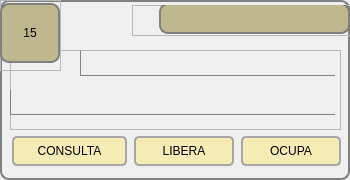
        <widget class="QGroupBox" name="groupBox_16">
         <property name="minimumSize">
          <size>
           <width>350</width>
           <height>180</height>
          </size>
         </property>
         <property name="maximumSize">
          <size>
           <width>350</width>
           <height>180</height>
          </size>
         </property>
         <property name="styleSheet">
          <string notr="true">QPushButton{
	border: 2px solid;
    border-radius: 5px;
	border-color: rgb(166, 166, 166);
	font: 11pt &quot;Arial&quot;; 
	background-color: rgb(245, 235, 181);		
}

QPushButton::hover{
    border: 1px solid gray;
    border-radius: 6px;
	font: Bold 11pt &quot;Arial&quot;; 
	background-color:rgb(191, 183, 141);		
}

QGroupBox{
    background-color: qlineargradient(x1: 0, y1: 0, x2: 0, y2: 1,
                                      stop: 0 #E0E0E0, stop: 1 #FFFFFF);
    border: 2px solid gray;
    border-radius: 9px;
    margin-top: 1ex; /* leave space at the top for the title */
}</string>
         </property>
         <property name="title">
          <string/>
         </property>
         <widget class="QWidget" name="layoutWidget_16">
          <property name="geometry">
           <rect>
            <x>11</x>
            <y>135</y>
            <width>331</width>
            <height>32</height>
           </rect>
          </property>
          <layout class="QHBoxLayout" name="horizontalLayout_17">
           <item>
            <widget class="QPushButton" name="btn_consulta_15">
             <property name="minimumSize">
              <size>
               <width>115</width>
               <height>30</height>
              </size>
             </property>
             <property name="maximumSize">
              <size>
               <width>105</width>
               <height>30</height>
              </size>
             </property>
             <property name="text">
              <string>CONSULTA</string>
             </property>
            </widget>
           </item>
           <item>
            <widget class="QPushButton" name="btn_libera_15">
             <property name="minimumSize">
              <size>
               <width>100</width>
               <height>30</height>
              </size>
             </property>
             <property name="maximumSize">
              <size>
               <width>100</width>
               <height>30</height>
              </size>
             </property>
             <property name="text">
              <string>LIBERA</string>
             </property>
            </widget>
           </item>
           <item>
            <widget class="QPushButton" name="btn_ocupa_15">
             <property name="minimumSize">
              <size>
               <width>100</width>
               <height>30</height>
              </size>
             </property>
             <property name="maximumSize">
              <size>
               <width>100</width>
               <height>30</height>
              </size>
             </property>
             <property name="text">
              <string>OCUPA</string>
             </property>
            </widget>
           </item>
          </layout>
         </widget>
         <widget class="QFrame" name="frame_45">
          <property name="geometry">
           <rect>
            <x>10</x>
            <y>50</y>
            <width>331</width>
            <height>80</height>
           </rect>
          </property>
          <property name="styleSheet">
           <string notr="true">QLabel{
	border: 1px solid;
	border-right-color: transparent;
	border-top-color: transparent;
	border-left-color: gray;
	border-bottom-color: gray;
	font: Bold Italic 12pt &quot;Courier&quot;;

}
</string>
          </property>
          <property name="frameShape">
           <enum>QFrame::StyledPanel</enum>
          </property>
          <property name="frameShadow">
           <enum>QFrame::Raised</enum>
          </property>
          <widget class="QLabel" name="lbl_referencia_15">
           <property name="geometry">
            <rect>
             <x>0</x>
             <y>40</y>
             <width>325</width>
             <height>25</height>
            </rect>
           </property>
           <property name="text">
            <string/>
           </property>
          </widget>
          <widget class="QLabel" name="lbl_ocupa_libera_15">
           <property name="geometry">
            <rect>
             <x>70</x>
             <y>1</y>
             <width>255</width>
             <height>25</height>
            </rect>
           </property>
           <property name="text">
            <string/>
           </property>
          </widget>
         </widget>
         <widget class="QFrame" name="frame_46">
          <property name="geometry">
           <rect>
            <x>132</x>
            <y>5</y>
            <width>221</width>
            <height>31</height>
           </rect>
          </property>
          <property name="styleSheet">
           <string notr="true">QLabel{
    border: 2px solid gray;
    border-radius: 9px;
	font: Bold 15pt &quot;Arial&quot;; 
	background-color: rgb(191, 183, 141);	
}
</string>
          </property>
          <property name="frameShape">
           <enum>QFrame::StyledPanel</enum>
          </property>
          <property name="frameShadow">
           <enum>QFrame::Raised</enum>
          </property>
          <widget class="QLabel" name="lbl_estado_15">
           <property name="geometry">
            <rect>
             <x>27</x>
             <y>-2</y>
             <width>191</width>
             <height>31</height>
            </rect>
           </property>
           <property name="text">
            <string/>
           </property>
           <property name="alignment">
            <set>Qt::AlignCenter</set>
           </property>
          </widget>
         </widget>
         <widget class="QFrame" name="frame_47">
          <property name="geometry">
           <rect>
            <x>0</x>
            <y>0</y>
            <width>61</width>
            <height>71</height>
           </rect>
          </property>
          <property name="styleSheet">
           <string notr="true">QLabel{
    border: 2px solid gray;
    border-radius: 9px;
	font: Bold 25pt &quot;Arial&quot;; 
	background-color: rgb(191, 183, 141);	
}
</string>
          </property>
          <property name="frameShape">
           <enum>QFrame::StyledPanel</enum>
          </property>
          <property name="frameShadow">
           <enum>QFrame::Raised</enum>
          </property>
          <widget class="QLabel" name="label_15">
           <property name="geometry">
            <rect>
             <x>0</x>
             <y>3</y>
             <width>60</width>
             <height>60</height>
            </rect>
           </property>
           <property name="text">
            <string>15</string>
           </property>
           <property name="alignment">
            <set>Qt::AlignCenter</set>
           </property>
          </widget>
         </widget>
        </widget>
